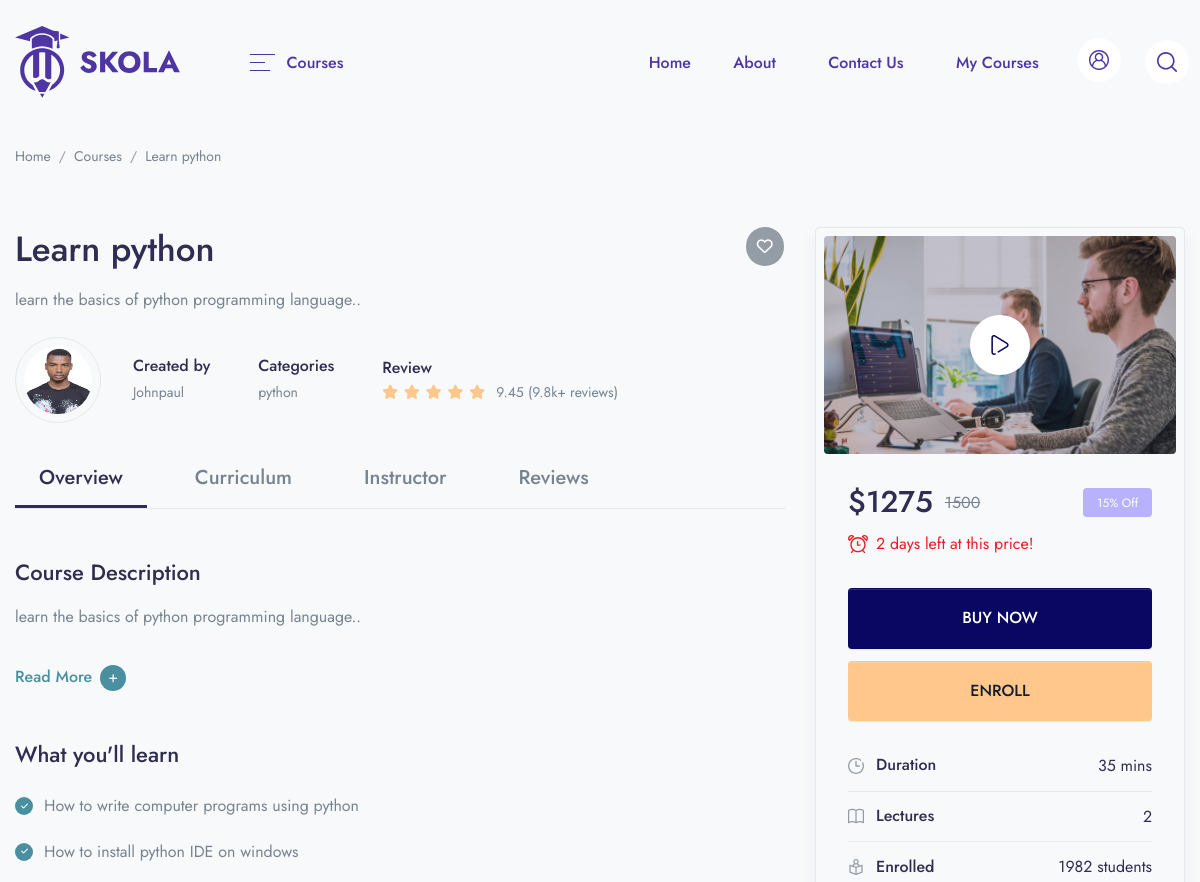
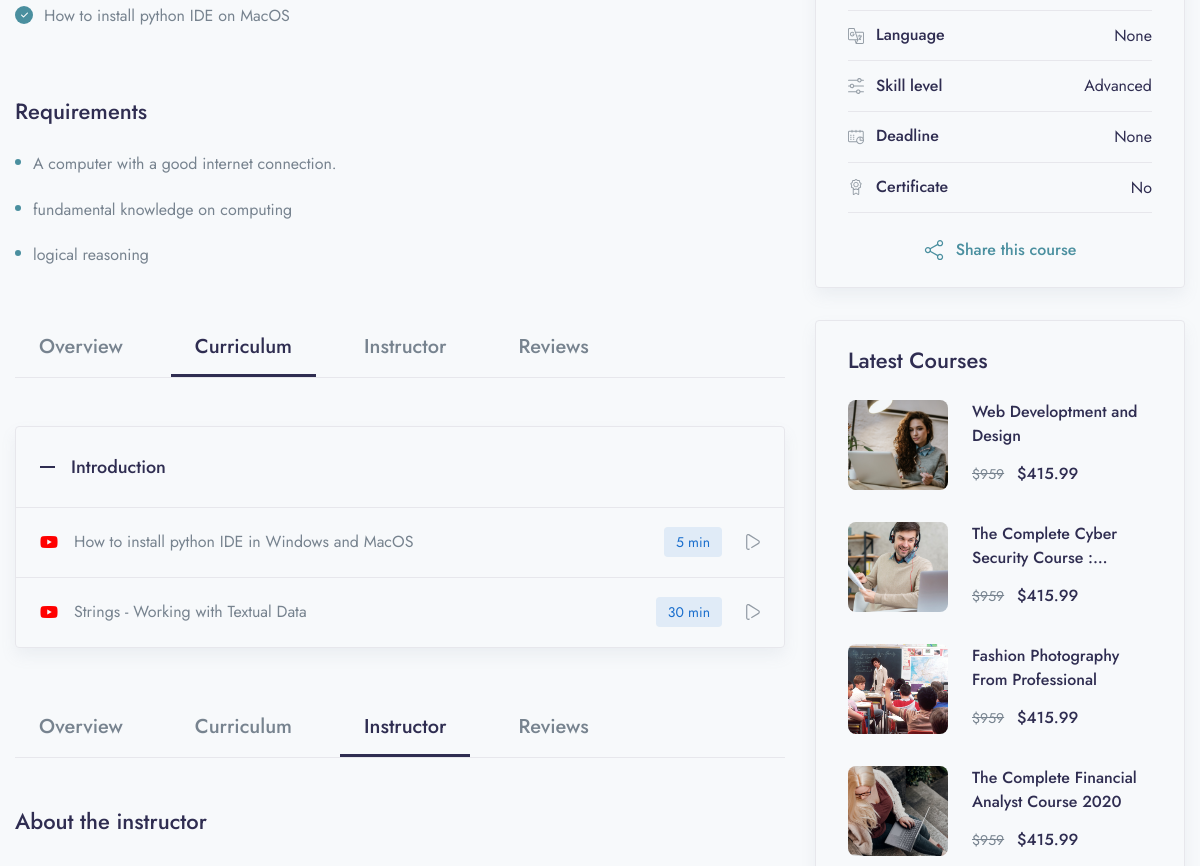
/course/learn-python/ (upper part), run on an earlier commit of the app's database (2 pictures, top to bottom).
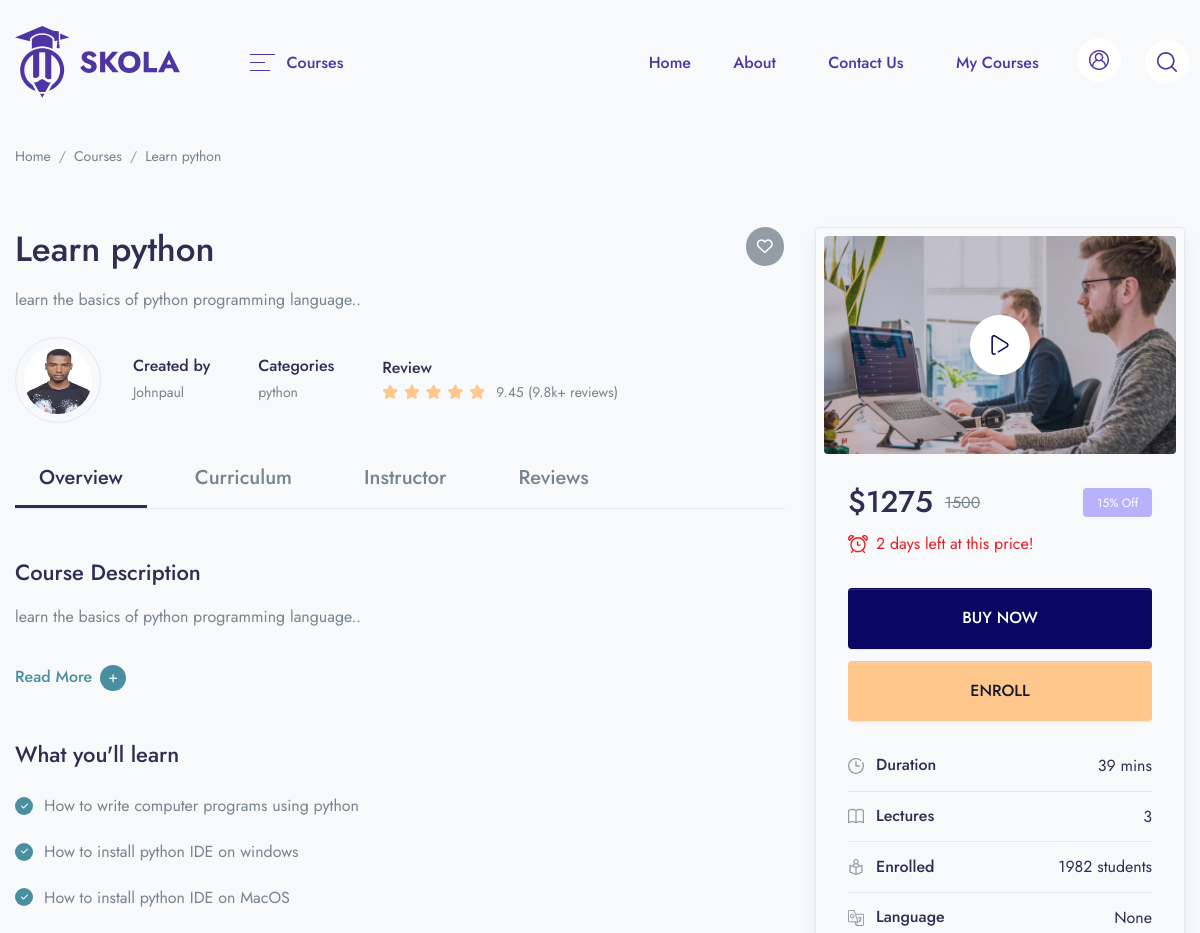
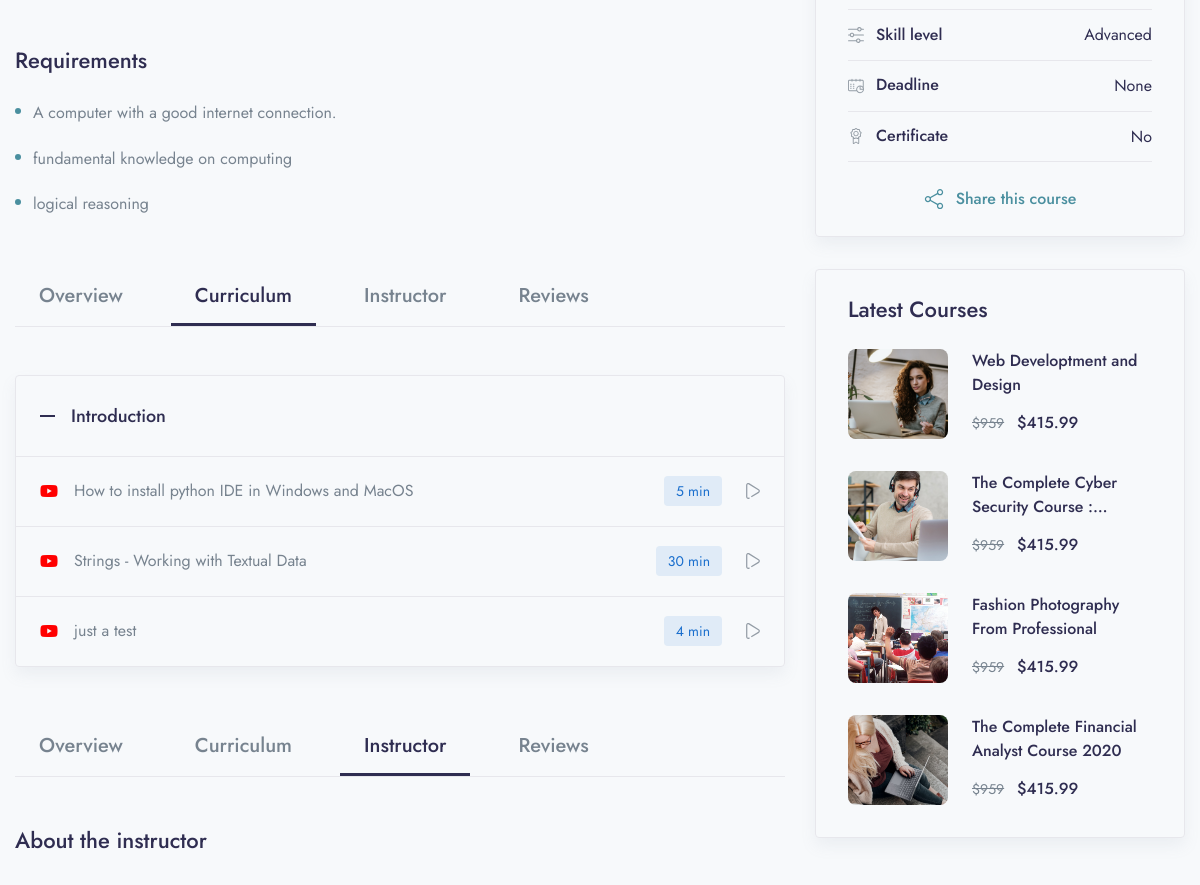
And on a later commit of the database (2 pictures, top to bottom).
### lms/models.py (models this page shows, shortened)
class things_you_wil_learn(models.Model):
    course = models.ForeignKey(Course, on_delete=models.CASCADE)
    points = models.CharField(max_length=100)
    class Meta:
        verbose_name_plural = "things you wil learn"

class Course_Requirements(models.Model):
    course = models.ForeignKey(Course, on_delete=models.CASCADE)
    points = models.CharField(max_length=100)
    class Meta:
        verbose_name_plural = "Course Requirement"

class Lesson(models.Model):
    course = models.ForeignKey(Course, on_delete=models.CASCADE)
    name = models.CharField(max_length=100)

class Video(models.Model):
    serial_number = models.IntegerField(null=True, blank=True)
    thumbnail = models.ImageField( upload_to='Images/Video_imgs', null=True, blank=True)
    course = models.ForeignKey(Course, on_delete=models.CASCADE)
    lesson = models.ForeignKey(Lesson, on_delete=models.CASCADE)
    title = models.CharField(max_length=100)
    youtube_id = models.CharField(max_length=100)
    duration = models.IntegerField(null=True, blank=True)
    preview = models.BooleanField(default=False)

class Course(models.Model):
    STATUS = (
        ('PUBLISH','PUBLISH'),
        ('DRAFT', 'DRAFT'),
    )
    featured_image = models.ImageField(upload_to="Images/featured_img",null=True)
    featured_video = models.CharField(max_length=300,null=True)
    title = models.CharField(max_length=500)
    language = models.ForeignKey(Language, on_delete=models.CASCADE, null=True)
    created_at = models.DateField(auto_now_add=True)
    author = models.ForeignKey(Author,on_delete=models.CASCADE,null=True)
    category = models.ForeignKey(Categories,on_delete=models.CASCADE)
    level = models.ForeignKey(Level, on_delete=models.CASCADE, null=True)
    deadline = models.CharField(null=True, max_length=100)
    description = models.TextField()
    price = models.IntegerField(null=True,default=0)
    discount = models.IntegerField(null=True)
    slug = models.SlugField(default='', max_length=500, null=True, blank=True)
    status = models.CharField(choices=STATUS,max_length=100,null=True)
    certificate = models.BooleanField(null=True, default=False)
    def get_absolute_url(self):
        return reverse('course-detail', kwargs={'slug':self.slug})

class Author(models.Model):
    author_profile = models.ImageField(upload_to="Images/authors")
    name = models.CharField(max_length=100, null=True)
    specialty = models.CharField(max_length=100, default='web dev')
    about_author = models.TextField()

class Categories(models.Model):
    icon = models.CharField(max_length=200,null=True)
    name = models.CharField(max_length=200)
    def __str__(self):
        return self.name
    def get_all_categories(self):
        return Categories.objects.all().order_by('id')

class Level(models.Model):
    name = models.CharField(max_length=100)

### lms/views.py (the view)
# urls.py: path('course/<slug:slug>/', courseDetail, name="course-detail"),
def courseDetail(request, slug):
   course = Course.objects.filter(slug=slug)
   categories = Categories.get_all_categories(Categories)
   time_duration = Video.objects.filter(course__slug = slug).aggregate(sum = Sum('duration'))
   sum_of_author_courses = Course.objects.filter(slug = slug).count()  # sum_of_author_courses = Author.objects.filter(author = course.author).aggregate(sum = Sum())
   if course.exists():
      course = course.first()
   else:
      return redirect('404')
   context = {
      'course':course,
      'categories':categories,
      'time_duration':time_duration,
      'sum_of_author_courses': sum_of_author_courses,
   }
   return render(request, 'lms/course-details.html', context)

### lms/templatetags/price_discount_tags.py (called while the page is built)
@register.simple_tag
def discount_calculation(price,discount):
    if discount is None or discount is 0:
        return price
    sellprice = price
    sellprice = price - (price * discount/100)
    return math.floor(sellprice)

### templates/lms/course-details.html (shortened to what the changed rows need)
{% extends 'base.html' %}
{% load static %}
{% load price_discount_tags %}
{% block content %}
    <div class="container">
        <nav class="mb-5 mb-md-8 mt-2" aria-label="breadcrumb">
            <ol class="breadcrumb breadcrumb-scroll">
                <li class="breadcrumb-item">
                    <a class="text-gray-800" href="{% url 'home' %}">
                    </a>
                </li>
                <li class="breadcrumb-item">
                    <a class="text-gray-800" href="{% url 'courses' %}">
                    </a>
                </li>
                <li class="breadcrumb-item text-gray-800 active" aria-current="page">
                    {{course.title}}
                </li>
            </ol>
        </nav>
    </div>
    <div class="container">
        <div class="row mb-8">
            <div class="col-lg-8 mb-6 mb-lg-0 position-relative">
                <h1 class="me-7 me-xl-14">
                    {{course.title}}
                </h1>
                <p class="me-xl-13 mb-5">{{course.description|truncatewords:20}}</p>
                <a href="#" class="badge badge-lg badge-rounded-circle badge-secondary font-size-base badge-float badge-float-inside top-0 text-white">
                    <i class="far fa-heart"></i>
                </a>
                <div class="d-md-flex align-items-center mb-5">
                    <div class="border rounded-circle d-inline-block mb-4 mb-md-0 me-md-6 me-lg-4 me-xl-6">
                        <div class="p-2">
                            <img src="{{course.author.author_profile.url}}" alt="..." class="rounded-circle" width="68" height="68">
                        </div>
                    </div>
                    <div class="mb-4 mb-md-0 me-md-8 me-lg-4 me-xl-8">
                        <h6 class="mb-0">Created by</h6>
                        <a href="#" class="font-size-sm text-gray-800">{{course.author.name}}</a>
                    </div>
                    <div class="mb-4 mb-md-0 me-md-8 me-lg-4 me-xl-8">
                        <h6 class="mb-0">Categories</h6>
                        <a href="#" class="font-size-sm text-gray-800">{{course.category}}</a>
                    </div>
                    <div class="mb-4 mb-md-0 me-md-6 me-lg-4 me-xl-6">
                    </div>
                </div>
                <div id="Overview" class="mb-8">
                    <ul class="nav course-tab-v1 border-bottom h4 mb-8">
                        <li class="nav-item">
                        </li>
                        <li class="nav-item">
                        </li>
                        <li class="nav-item">
                        </li>
                        <li class="nav-item">
                        </li>
                    </ul>
                    <h3 class="">Course Description</h3>
                    <p class="mb-6 line-height-md">{{course.description|slice:"0:350"}}</p>
                    <a class="text-teal read-more h6 d-inline-block mb-8" data-bs-toggle="collapse" href="#readcollapseExample" role="button" aria-expanded="false" aria-controls="readcollapseExample">
                        <span class="d-inline-flex align-items-center more">
                        </span>
                    </a>
                    <h3 class="mb-5">What you'll learn</h3>
                    <div class="row row-cols-lg-2 mb-8">
                        <div class="col-md">
                            <ul class="list-style-v1 list-unstyled">
                                {% for i in course.things_you_wil_learn_set.all %}
                                <li>{{i.points}}</li>
                                {% endfor %}
                            </ul>
                        </div>
                    </div>
                    <h3 class="mb-5">Requirements</h3>
                    <ul class="list-style-v2 list-unstyled">
                        {% for r in course.course_requirements_set.all%}
                        <li>{{r.points}}</li>
                        {% endfor %}
                    </ul>
                </div>
                <div id="Curriculum" class="mb-8">
                    <ul class="nav course-tab-v1 border-bottom h4 mb-8">
                    </ul>
                    <div id="accordionCurriculum">
                        {% for lesson in course.lesson_set.all %}
                        <div class="border rounded shadow mb-6 overflow-hidden">
                            <div class="d-flex align-items-center" id="curriculumheadingOne">
                                <h5 class="mb-0 w-100">
                                    <button class="d-flex align-items-center p-5 min-height-80 text-dark fw-medium collapse-accordion-toggle line-height-one" type="button" data-bs-toggle="collapse" data-bs-target="#id{{lesson.id}}" aria-expanded="true" aria-controls="CurriculumcollapseOne">
                                        <span class="me-4 text-dark d-flex">
                                            <svg width="15" height="2" viewBox="0 0 15 2" fill="none" xmlns="http://www.w3.org/2000/svg">
                                                <rect width="15" height="2" fill="currentColor"/>
                                            </svg>
                                        </span>
                                        {{lesson.name}}
                                    </button>
                                </h5>
                            </div>
                            {% for video in lesson.video_set.all %}
                            <div id="id{{video.lesson.id}}" class="collapse show" aria-labelledby="curriculumheadingOne" data-parent="#accordionCurriculum">
                                <div class="border-top px-5 py-4 min-height-70 d-md-flex align-items-center">
                                    <div class="d-flex align-items-center me-auto mb-4 mb-md-0">
                                        <div class="text-secondary d-flex">
                                            <i class="fa fa-youtube-play" style="color: red;"></i>
                                        </div>
                                        <div class="ms-4">
                                            {{video.title}}
                                        </div>
                                    </div>
                                    <div class="d-flex align-items-center overflow-auto overflow-md-visible flex-shrink-all">
                                        <div class="badge btn-blue-soft me-5 font-size-sm fw-normal py-2">{% if video.duration %}
                                            {{video.duration}} {% else %} 0 {% endif %} min</div>
                                        <a href="#" class="text-secondary d-flex">
                                        </a>
                                    </div>
                                </div>
                            </div>
                            {% endfor %}
                        </div>
                        {% endfor %}
                    </div>
                </div>
                <div id="Instructor" class="mb-8">
                    <ul class="nav course-tab-v1 border-bottom h4 mb-8">
                    </ul>
                    <h3 class="mb-6">About the instructor</h3>
                </div>
            </div>
            <div class="col-lg-4">
                <div class="d-block rounded border p-2 shadow mb-6">
                    <div class="pt-5 pb-4 px-5 px-lg-3 px-xl-5">
                        <div class="d-flex align-items-center mb-2">
                            {% if course.price > 0 %}
                            <ins class="h2 mb-0">${% discount_calculation course.price course.discount%}</ins>
                            <del class="ms-3">{{course.price}}</del>
                            <div class="badge badge-lg badge-purple text-white ms-auto fw-normal">{{course.discount}}% Off</div>
                            {% else %}
                            <ins class="h2 mb-0 text-primary">Free</ins>
                            <div class="badge badge-lg badge-purple text-white ms-auto fw-normal">100% Off</div>
                            {% endif %}
                        </div>
                        <ul class="list-group list-group-flush">
                            <li class="list-group-item d-flex align-items-center py-3" style="background-color: #F7F9FB;">
                                <div class="text-secondary d-flex icon-uxs">
                                </div>
                                <h6 class="mb-0 ms-3 me-auto">Duration</h6>
                                <span>{{time_duration.sum}} mins</span>
                            </li>
                            <li class="list-group-item d-flex align-items-center py-3" style="background-color: #F7F9FB;">
                                <div class="text-secondary d-flex icon-uxs">
                                </div>
                                <h6 class="mb-0 ms-3 me-auto">Lectures</h6>
                                <span>{{course.video_set.all.count}}</span>
                            </li>
                            <li class="list-group-item d-flex align-items-center py-3" style="background-color: #F7F9FB;">
                                <div class="text-secondary d-flex icon-uxs">
                                </div>
                                <h6 class="mb-0 ms-3 me-auto">Language</h6>
                                <span>{{course.language}}</span>
                            </li>
                            <li class="list-group-item d-flex align-items-center py-3" style="background-color: #F7F9FB;">
                                <div class="text-secondary d-flex icon-uxs">
                                </div>
                                <h6 class="mb-0 ms-3 me-auto">Skill level</h6>
                                <span>{{course.level.name}}</span>
                            </li>
                            <li class="list-group-item d-flex align-items-center py-3" style="background-color: #F7F9FB;">
                                <div class="text-secondary d-flex icon-uxs">
                                </div>
                                <h6 class="mb-0 ms-3 me-auto">Deadline</h6>
                                <span>{{course.deadline}}</span>
                            </li>
                        </ul>
                    </div>
                </div>
            </div>
        </div>
    </div>
{% endblock content %}

What changed in the data, as far as the page shows it:
computed for Course "Learn python": video_set.all.count "2" → "3"
added Video: title "just a test", duration "4"
Also different on the page:
{{ time_duration.sum }}: "35" → "39"
